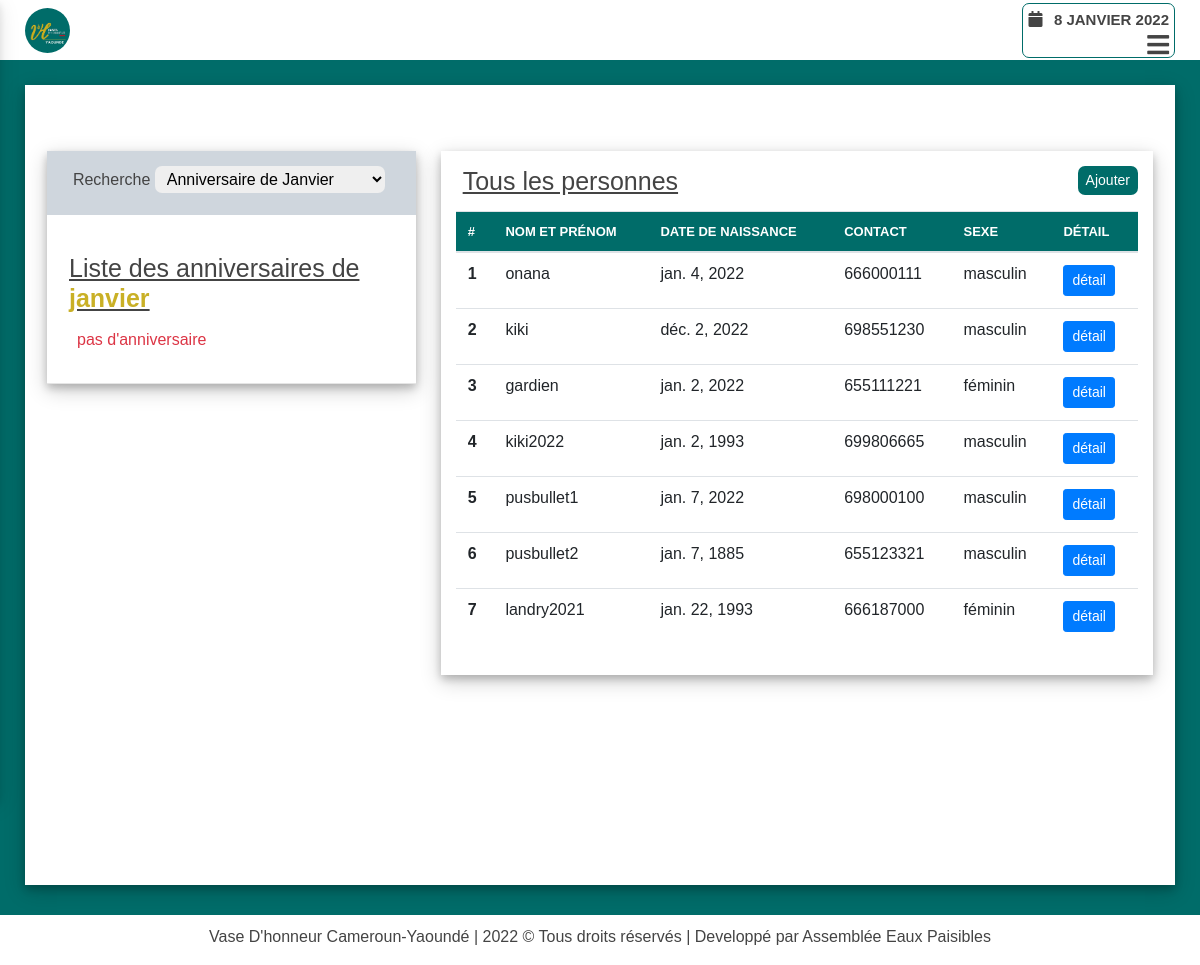
Screenshot of /anniversaire/web/personnes (signed in) with the database file from the repository.
### evangelisation/models.py (models this page shows, shortened)
class Personne(models.Model):
    SEXE = (
        ('masculin', 'Masculin'),
        ('féminin', 'Féminin')
    )
    nom_et_prenom = models.CharField(max_length=200, unique=True,
        error_messages={'unique':"Une personne avec ce nom et\ou prénom existe déjà"})
    sexe = models.CharField(choices=SEXE, max_length=15, verbose_name='Sexe')
    telephone = models.PositiveIntegerField(unique=True,
                error_messages={'unique':"Une personne avec ce numéro de télephone existe déjà"})
    date_naissance = models.DateField(auto_now=False, auto_now_add=False,
        verbose_name="Date de naissance", help_text="la date doit etre sous format: <b>jour/mois/année</b>. Par ex:12/01/1885")
    created = models.DateTimeField(auto_now_add=True)
    updated = models.DateTimeField(auto_now=True)

### evangelisation/views.py (the view)
@login_required(login_url="user_login")
def notification_app_ajouter_personne(request, type_opera):
    context = dict()
    form = None
    if request.method == 'POST':
        form = PersonneForm(request.POST)
        if form.is_valid():
            form.save()
            messages.success(request, f"Personne ajouté avec success")
            return redirect('notification:notification_app_index')
    else:
        form = PersonneForm()
    context['form'] = form
    context['type_opera'] = type_opera
    context['personnes'] = Personne.objects.all()
    context['select_link'] = 'sms'
    return render(request, 'index.html', context)

### evangelisation/forms.py (shortened to what this page needs)
class PersonneForm(forms.ModelForm):
    class Meta:
        model = Personne
        fields = ['nom_et_prenom', 'telephone', 'sexe', 'date_naissance']

### evangelisation/templates/index.html (shortened to what this page needs)
{% extends 'base.html' %}
{% load widget_tweaks %}
{% block hamburger %}
    <div class="menu-btn">
        <i class="fas fa-bars"></i>
    </div>
{% endblock hamburger %}
{% block content %}
<div class="home">
    <div class="wrapper-evang">
        <div class="row">
        </div>
        <div class="row">
            <div class="col-lg-4 col-sm-12">
                <div class="wrapper-detail-evang">
                    <div class="evang-dropdow">
                        {% if type_opera == 'ajouter' %}
                            <h2>Ajouter une personne</h2>
                        {% elif type_opera == 'modifier' %}
                            <h2>Vous allez Modifier <b style="color: #c9b026;">{{ pers_select.nom_et_prenom }}</b></h2>
                        {% else %}
                            <form action="{% url 'notification:notification_app_index' %}">
                                <label for="liste-evang">Recherche</label>
                                <select onchange="form.submit()" name="liste-anniv" id="liste-evang">
                                    <option {% if mois_select == 'Janvier' %}selected="true"{% endif %} value="1">Anniversaire de Janvier</option>
                                </select>
                            </form>
                        {% endif %}
                    </div>
                    <dl class="dl-horizontal">
                        <div class="pt-2">
                            {% if type_opera == 'ajouter' %}
                                <form  action="{% url 'notification:notification_app_ajouter_personne' 'ajouter' %}" method="POST">
                                    {% csrf_token %}
                                    <div class="row">
                                        {% for field in form %}
                                            <div class="col-md-6">
                                                <div class="form-group pd {% if field.errors %}has-error{% endif %}">
                                                    <label for="{{ field.id_for_label }}">{{field.label}}</label>
                                                    {% render_field field class="form-control" %}
                                                    <small class="form-text text-muted">{{ field.help_text|safe }}</small>
                                                    {% for error in field.errors %}
                                                        <p class="pt-2 pb-2 pl-2 pr-2 alert alert-danger" style="border-radius: 7px;">
                                                            {{ error }}
                                                        </p>
                                                    {% endfor %}
                                                </div>
                                            </div>
                                        {% endfor %}
                                    </div>
                                    <div class="row">
                                        <div class="form-group text-center">
                                            <button type="submit" class="btn btn-success btn-sm">Ajouter</button>
                                            <a href="{% url 'notification:notification_app_index' %}" class="btn btn-secondary btn-sm">Retour</a>
                                        </div>
                                    </div>
                                </form>
                            {% else %}
                                <div class="row">
                                    <div class="col-md-12">
                                        {% if mois_select %}
                                            <h2>Liste des anniversaires de <b style="color: #c9b026;">{{mois_select}}</b></h2>
                                        {% else %}
                                            <h2>Liste des anniversaires de <b style="color: #c9b026;">{% now "F" %}</b></h2>
                                        {% endif %}
                                    </div>
                                    <div class="col-md-12">
                                        <div class="anniv">
                                            <ul>
                                                {% for anniv in anniversaires %}
                                                    <li>
                                                        {{ anniv.nom_et_prenom }} (Né le {{ anniv.date_naissance|date:"d F Y" }})
                                                        {% if is_you %}
                                                            <b><i class="fa fa-gift" style="color: #c9b026;"></i></b>
                                                        {% endif %}
                                                    </li>
                                                {% empty %}
                                                    <p style="color: #dc3545;">pas d'anniversaire
                                                    </p>
                                                {% endfor %}
                                            </ul>
                                        </div>
                                    </div>
                                </div>
                            {% endif %}
                        </div>
                    </dl>
                </div>
            </div>
            <div class="col-lg-8 col-sm-12">
                <div class="wrapper-detail-participants">
                    <div class="row">
                        <div class="col-sm-10">
                            <h2>Tous les personnes</h2>
                        </div>
                        <div class="col-sm-2">
                            <div class="btn-personne-ajout">
                                <a class="btn btn-success btn-sm" href="{% url 'notification:notification_app_ajouter_personne' 'ajouter'  %}">Ajouter</a>
                            </div>
                        </div>
                    </div>
                    <div class="rempl">
                        <div class="table-responsive tab-elmt scroll-tab-elmt-evang-boss">
                            <table class="table table-hover" id="table-messages">
                                <thead>
                                    <tr>
                                        <th scope="col" rowspan="2">#</th>
                                        <th scope="col" rowspan="2">nom et prénom</th>
                                        <th scope="col" rowspan="2">date de naissance</th>
                                        <th scope="col" rowspan="2">contact</th>
                                        <th scope="col" rowspan="2">sexe</th>
                                        <th scope="col" rowspan="2">Détail</th>
                                    </tr>
                                </thead>
                                <tbody>
                                    {% for pers in personnes %}
                                        <tr {% if pers.id == pers_select.id %} style="background-color: #b1cdec;"{% endif %}>
                                            <th scope="row">{{ forloop.counter }}</th>
                                            <td>{{pers.nom_et_prenom}}</td>
                                            <td>{{pers.date_naissance}}</td>
                                            <td>{{pers.telephone}}</td>
                                            <td>{{pers.sexe}}</td>
                                            <td>
                                                <a class="btn btn-primary btn-sm"
                                                    href="{% url 'notification:notification_app_detail_personne' 'modifier' pers.id %}">
                                                    détail
                                                </a>
                                            </td>
                                        </tr>
                                    {% endfor %}
                                </tbody>
                            </table>
                        </div>
                    </div>
                </div>
            </div>
        </div>
    </div>
</div>
{% endblock content %}

### static/css_root/style.css (style rules this page uses)
* { margin: 0; padding: 0; box-sizing: border-box; font-family: "Poppins", sans-serif; }
.col, .col-1, .col-10, .col-11, .col-12, .col-2, .col-3, .col-4, .col-5, .col-6, .col-7, .col-8, .col-9, .col-auto, .col-lg, .col-lg-1, .col-lg-10, .col-lg-11, .col-lg-12, .col-lg-2, .col-lg-3, .col-lg-4, .col-lg-5, .col-lg-6, .col-lg-7, .col-lg-8, .col-lg-9, .col-lg-auto, .col-md, .col-md-1, .col-md-10, .col-md-11, .col-md-12, .col-md-2, .col-md-3, .col-md-4, .col-md-5, .col-md-6, .col-md-7, .col-md-8, .col-md-9, .col-md-auto, .col-sm, .col-sm-1, .col-sm-10, .col-sm-11, .col-sm-12, .col-sm-2, .col-sm-3, .col-sm-4, .col-sm-5, .col-sm-6, .col-sm-7, .col-sm-8, .col-sm-9, .col-sm-auto, .col-xl, .col-xl-1, .col-xl-10, .col-xl-11, .col-xl-12, .col-xl-2, .col-xl-3, .col-xl-4, .col-xl-5, .col-xl-6, .col-xl-7, .col-xl-8, .col-xl-9, .col-xl-auto { padding: 0px; }
h2, h4, p, a, small, b, div, section { color: #444; }
.row { margin: 0; width: 100%; }
body { min-height: 100vh; background-color: #006c69; }
.menu-btn { position: relative; color: #444; font-size: 25px; text-align: right; width: 100%; cursor: pointer; font-weight: bold; }
.home { width: 100%; height: auto; display: flex; flex-direction: column; justify-content: center; align-items: center; padding: 50px 0px; }
.home h2 { color: #444;margin: 0px 7px;margin-bottom: 15px; }

### accounts/static/accounts/css/accounts.css (style rules this page uses)
.btn-success { background: #006c69; border: none; border-radius: 7px; }
select { padding: 4px 8px; border: none; margin-right: 5px; border-radius: 7px; }
table thead th { text-transform: uppercase; }

### evangelisation/static/evangelisation/css/evangelisation.css (style rules this page uses)
.btn-personne-ajout { display: inline-flex; justify-content: flex-end; width: 100%; }
.anniv { width: 100%; padding: 0px 0px 0px 15px; }
table#person-evang thead, table#table-messages thead { background-color: #006c69; color: #fff; font-size: 13px; }
.wrapper-evang { padding: 0px 15px; width: 100%; }
.wrapper-detail-evang { margin-right: 15px; box-shadow: 0 4px 8px 0 rgb(0 0 0 / 20%), 0 6px 20px 0 rgb(0 0 0 / 20%); width: 100%; }
.wrapper-detail-evang .row { padding: 15px; border-bottom: 1px solid rgba(0,0,0,.1); }
.wrapper-detail-evang h2 { font-size: 25px; text-decoration: underline; padding: 15px 0px 0px; }
.wrapper-detail-participants h2, .wrapper-tabl-evang h2 { font-size: 25px; text-decoration: underline; }
.wrapper-detail-participants { box-shadow: 0 4px 8px 0 rgb(0 0 0 / 20%), 0 6px 20px 0 rgb(0 0 0 / 20%); padding: 15px; margin-left: 25px; }
.evang-dropdow { display: flex; justify-content: center; align-items: center; padding: 15px 0px 15px; background-color: #cfd6dd; }

### rows the page displays
Personne: nom_et_prenom "onana", date_naissance "jan. 4, 2022", telephone "666000111", sexe "masculin"
Personne: nom_et_prenom "kiki", date_naissance "déc. 2, 2022", telephone "698551230", sexe "masculin"
Personne: nom_et_prenom "gardien", date_naissance "jan. 2, 2022", telephone "655111221", sexe "féminin"
Personne: nom_et_prenom "kiki2022", date_naissance "jan. 2, 1993", telephone "699806665", sexe "masculin"
Personne: nom_et_prenom "pusbullet1", date_naissance "jan. 7, 2022", telephone "698000100", sexe "masculin"
Personne: nom_et_prenom "pusbullet2", date_naissance "jan. 7, 1885", telephone "655123321", sexe "masculin"
Personne: nom_et_prenom "landry2021", date_naissance "jan. 22, 1993", telephone "666187000", sexe "féminin"
